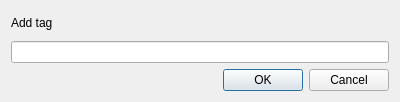
<?xml version="1.0" encoding="UTF-8"?>
<ui version="4.0">
 <class>Dialog</class>
 <widget class="QDialog" name="Dialog">
  <property name="geometry">
   <rect>
    <x>0</x>
    <y>0</y>
    <width>400</width>
    <height>102</height>
   </rect>
  </property>
  <property name="maximumSize">
   <size>
    <width>400</width>
    <height>102</height>
   </size>
  </property>
  <property name="windowTitle">
   <string>Dialog</string>
  </property>
  <layout class="QVBoxLayout" name="verticalLayout">
   <item>
    <widget class="QLabel" name="label">
     <property name="text">
      <string>Add tag</string>
     </property>
    </widget>
   </item>
   <item>
    <widget class="QLineEdit" name="lineEdit"/>
   </item>
   <item>
    <widget class="QDialogButtonBox" name="buttonBox">
     <property name="orientation">
      <enum>Qt::Horizontal</enum>
     </property>
     <property name="standardButtons">
      <set>QDialogButtonBox::Cancel|QDialogButtonBox::Ok</set>
     </property>
    </widget>
   </item>
  </layout>
 </widget>
 <resources/>
 <connections>
  <connection>
   <sender>buttonBox</sender>
   <signal>accepted()</signal>
   <receiver>Dialog</receiver>
   <slot>accept()</slot>
   <hints>
    <hint type="sourcelabel">
     <x>248</x>
     <y>254</y>
    </hint>
    <hint type="destinationlabel">
     <x>157</x>
     <y>274</y>
    </hint>
   </hints>
  </connection>
  <connection>
   <sender>buttonBox</sender>
   <signal>rejected()</signal>
   <receiver>Dialog</receiver>
   <slot>reject()</slot>
   <hints>
    <hint type="sourcelabel">
     <x>316</x>
     <y>260</y>
    </hint>
    <hint type="destinationlabel">
     <x>286</x>
     <y>274</y>
    </hint>
   </hints>
  </connection>
 </connections>
</ui>
